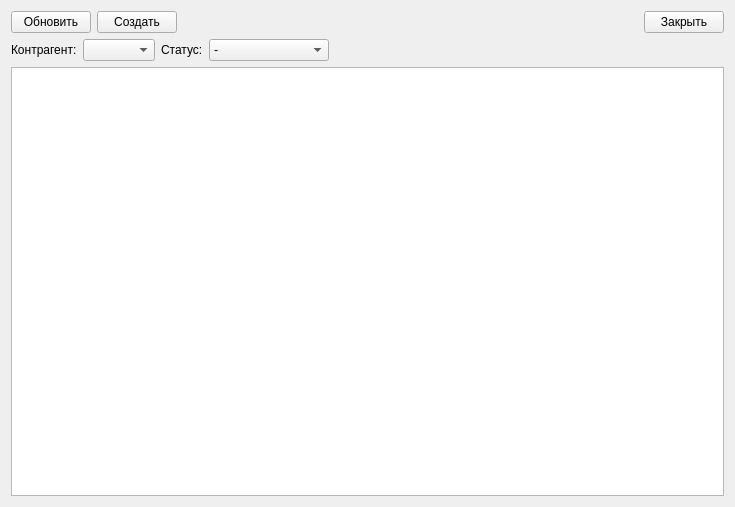
<?xml version="1.0" encoding="UTF-8"?>
<ui version="4.0">
 <class>Invoice_registry</class>
 <widget class="QWidget" name="Invoice_registry">
  <property name="geometry">
   <rect>
    <x>0</x>
    <y>0</y>
    <width>735</width>
    <height>507</height>
   </rect>
  </property>
  <property name="windowTitle">
   <string>Form</string>
  </property>
  <layout class="QVBoxLayout" name="verticalLayout">
   <item>
    <layout class="QHBoxLayout" name="horizontalLayout">
     <item>
      <widget class="QPushButton" name="refresh_btn">
       <property name="text">
        <string>Обновить</string>
       </property>
      </widget>
     </item>
     <item>
      <widget class="QPushButton" name="create_btn">
       <property name="text">
        <string>Создать</string>
       </property>
      </widget>
     </item>
     <item>
      <spacer name="horizontalSpacer">
       <property name="orientation">
        <enum>Qt::Orientation::Horizontal</enum>
       </property>
       <property name="sizeType">
        <enum>QSizePolicy::Policy::Expanding</enum>
       </property>
       <property name="sizeHint" stdset="0">
        <size>
         <width>50</width>
         <height>20</height>
        </size>
       </property>
      </spacer>
     </item>
     <item>
      <widget class="QPushButton" name="close_btn">
       <property name="text">
        <string>Закрыть</string>
       </property>
      </widget>
     </item>
    </layout>
   </item>
   <item>
    <layout class="QHBoxLayout" name="horizontalLayout_2">
     <item>
      <widget class="QLabel" name="label">
       <property name="sizePolicy">
        <sizepolicy hsizetype="Preferred" vsizetype="Fixed">
         <horstretch>0</horstretch>
         <verstretch>0</verstretch>
        </sizepolicy>
       </property>
       <property name="text">
        <string>Контрагент:</string>
       </property>
      </widget>
     </item>
     <item>
      <widget class="QComboBox" name="vender_combo_box"/>
     </item>
     <item>
      <widget class="QLabel" name="label_2">
       <property name="text">
        <string>Статус:</string>
       </property>
      </widget>
     </item>
     <item>
      <widget class="QComboBox" name="comboBox">
       <item>
        <property name="text">
         <string>-</string>
        </property>
       </item>
       <item>
        <property name="text">
         <string>Не согласовано</string>
        </property>
       </item>
       <item>
        <property name="text">
         <string>Согласовано</string>
        </property>
       </item>
       <item>
        <property name="text">
         <string>Отклонено</string>
        </property>
       </item>
       <item>
        <property name="text">
         <string>Выполнено</string>
        </property>
       </item>
      </widget>
     </item>
     <item>
      <spacer name="horizontalSpacer_2">
       <property name="orientation">
        <enum>Qt::Orientation::Horizontal</enum>
       </property>
       <property name="sizeHint" stdset="0">
        <size>
         <width>40</width>
         <height>20</height>
        </size>
       </property>
      </spacer>
     </item>
    </layout>
   </item>
   <item>
    <widget class="QTableView" name="invoice_list"/>
   </item>
  </layout>
 </widget>
 <resources/>
 <connections/>
</ui>
